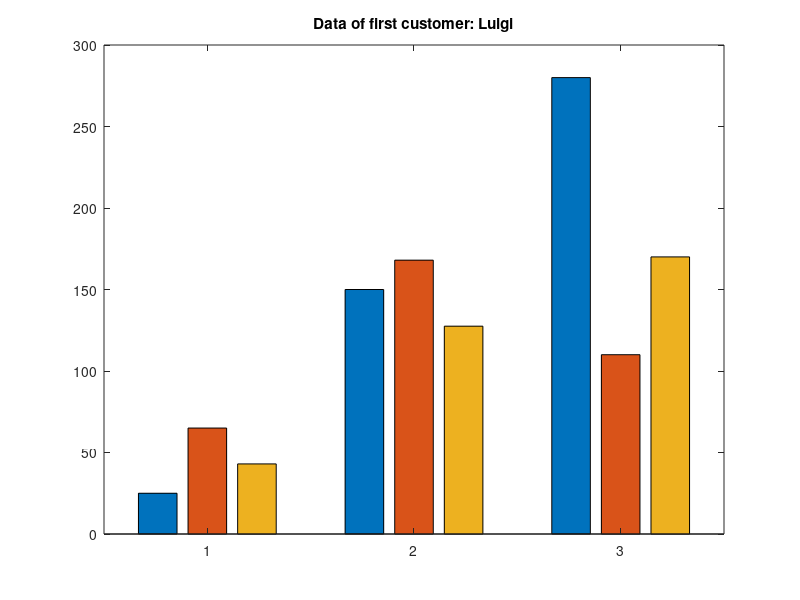

MATLAB code for this plot: (Note: this script raises an error after producing the figure.)
MyFamily = {'Luigi', 'Simone', 'Tiziana'; 13, 11, 43}
MyFamily2= MyFamily(1:2,1:2)
LastCell= MyFamily{2,3}
class(LastCell)
MyFamily2{2,2}=110
MyFamily{1:2,1:3}
[r1c1, r2c1, r1c2, r2c2, r1c3, r2c3]= MyFamily{1:2,1:3}
class(r1c1)
class(r2c1)
Age = [MyFamily{2,:}]
MyFamily=[MyFamily;{'M','M','F'}]
%Structure Array
field1 = 'Name';
value1 = {'Luigi','Simone','Tiziana'}
field2 = 'Amount';
value2 = {150000,250000,50000};
field3 = 'Data';
value3 = {[25, 65, 43; 150, 168, 127.5; 280, 110, 170],[5, 5, 23; 120, 118, 107.5; 200, 100, 140],[15, 45, 23; 160, 158, 12; 230, 140, 160]};
customers = struct(field1,value1,field2,value2,field3,value3)
customers(1).Name
customers(1).Amount
customers(1).Data
class(customers)
customers(4).Name='Giuseppe';
customers(4)
bar(customers(1).Data)
title(['Data of first customer: ', customers(1).Name])
customers(1:2).Data
customers(1).Data(1:2,1:2)
%Table
load hospital
whos
LastName=hospital.LastName;
Sex=hospital.Sex;
Age=hospital.Age;
Weight=hospital.Weight;
TablePatients = table(LastName,Sex,Age,Weight);
TablePatients(1:5,:)
BlPrMax=hospital.BloodPressure(:,1);
BlPrMin=hospital.BloodPressure(:,2);
TablePatients.BlPrMax=BlPrMax;
TablePatients.BlPrMin=BlPrMin; 
TablePatients(1:5,[1 5:6])
summary(TablePatients)
%Categorical Array      
SexC=categorical(Sex);
categories(SexC)
AgeC=categorical(Age);
categories(AgeC)
NameBin = {'FirstBin', 'SecondBin', 'ThirdBin'};
AgeBin = discretize(Age,[25 33 41 50],'categorical',NameBin);
summary(AgeBin)


